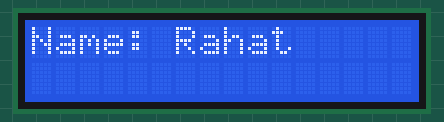
This sketch was run on a simulated Arduino Uno, built with avr-gcc and run on an emulated ATmega328P. Parts: 16×2 character LCD.

Above: at 0.1 s.
At 3.1 s:
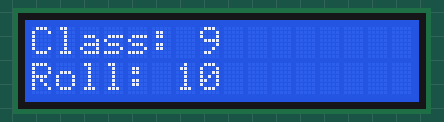
At 6.2 s:
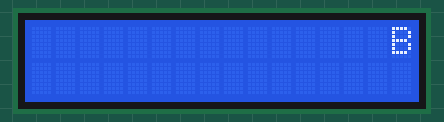
At 8.4 s:
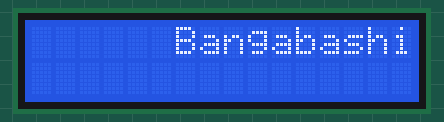
At 11.2 s:
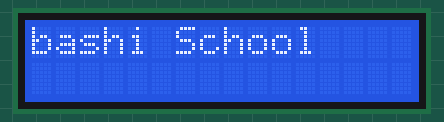
At 13.9 s:
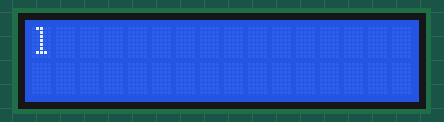

The sketch:

LCD_Screen.ino
```cpp
#include <Wire.h>
#include <LiquidCrystal_I2C.h>

LiquidCrystal_I2C lcd(0x27, 16, 2);

void setup() {
  lcd.init();
  lcd.backlight();

  lcd.setCursor(0, 0);
  lcd.print("Name: Rahat");
  delay(3000);
  lcd.clear();

  lcd.setCursor(0, 0);
  lcd.print("Class: 9");
  lcd.setCursor(0, 1);
  lcd.print("Roll: 10");
  delay(3000);
  lcd.clear();

  lcd.setCursor(16, 0);
  lcd.print("Bangabashi School");

  for(int i = 0; i < 33; i++){
    lcd.scrollDisplayLeft();
    delay(250);
  }

  lcd.clear();
}

void loop() {

}
```

Measured:
- what the display in image 1 shows lasts 3.0 s, from 3.1 s to 6.1 s
